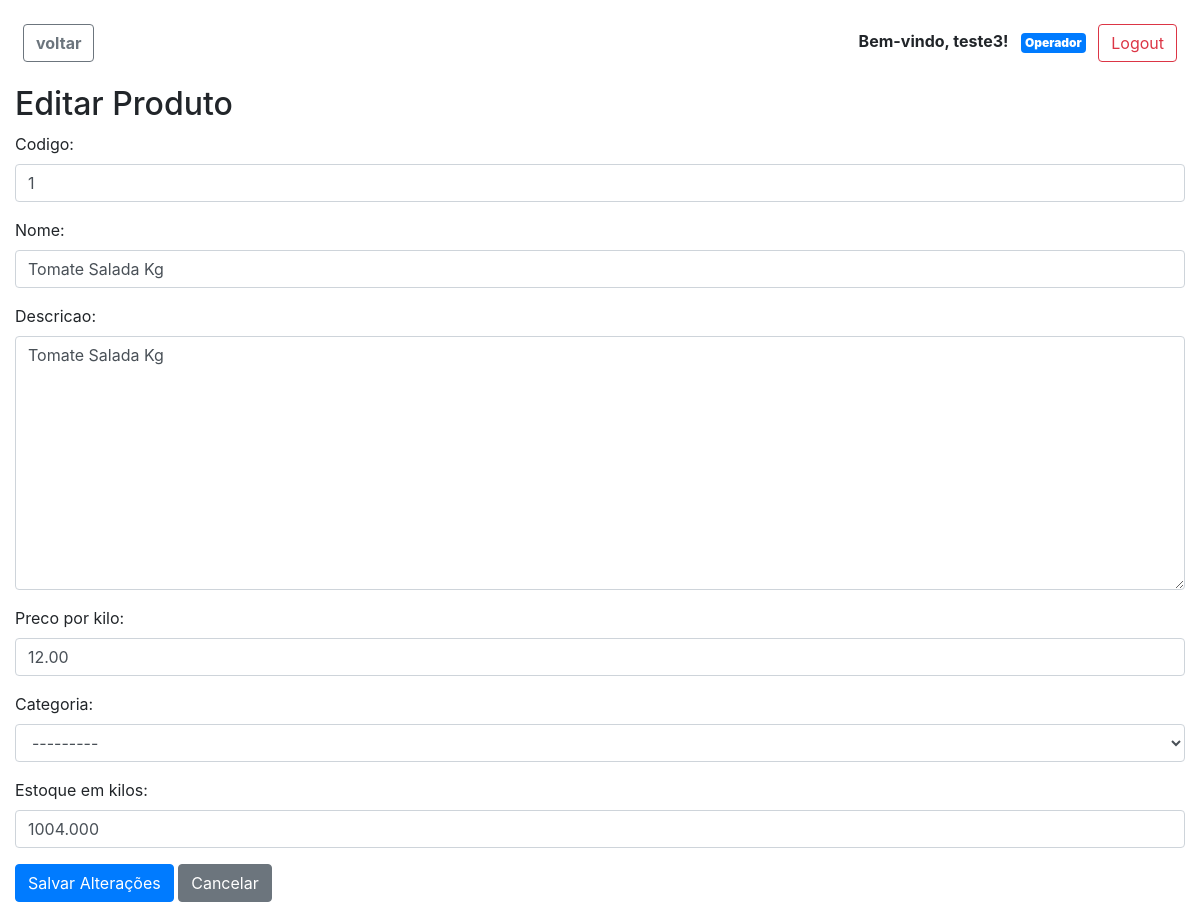
Page /pdvweb/produtos/1/editar/ (signed in) on the earlier database version.
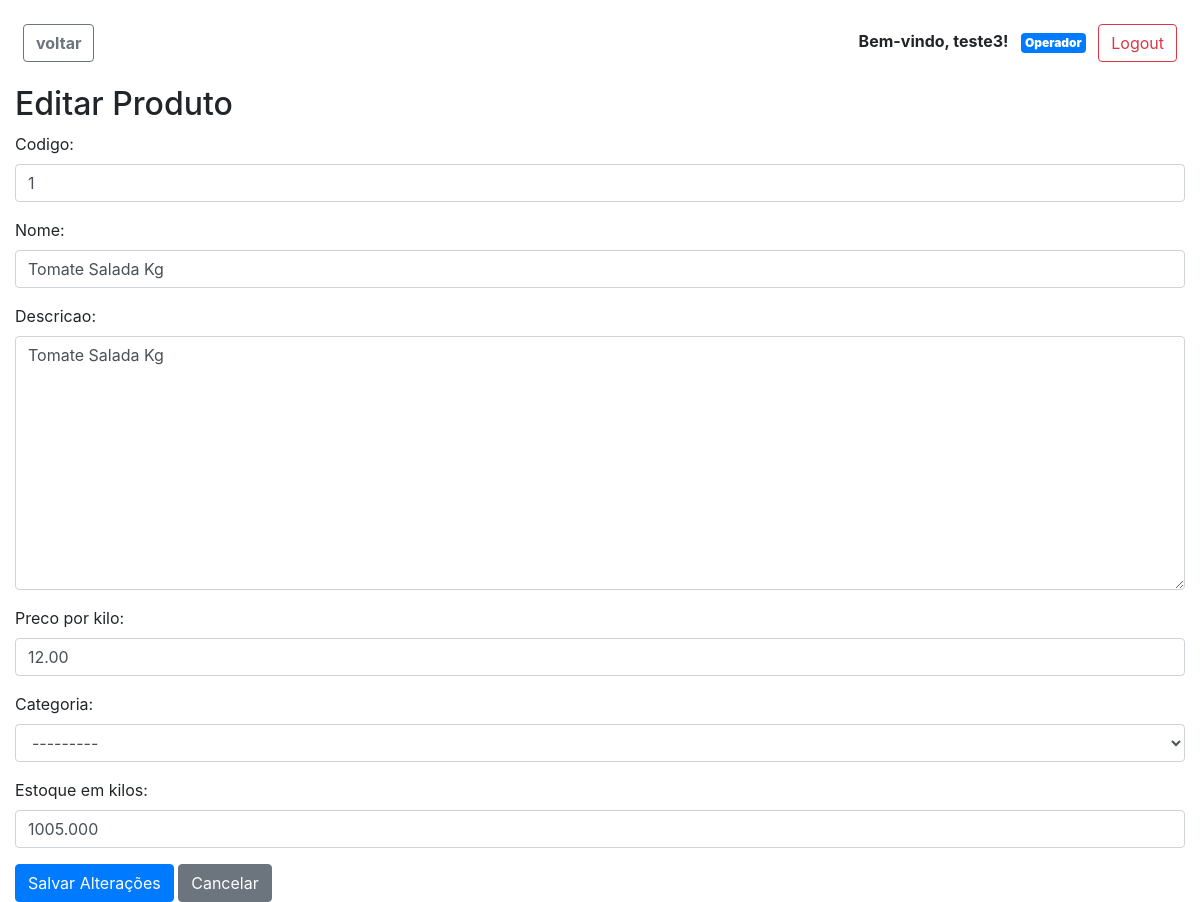
Same page on the later database version.
### pdvweb/models.py (models this page shows, shortened)
class ProdutoBase(models.Model):
    codigo = models.CharField(max_length=10, unique=False, blank=True)
    nome = models.CharField(max_length=100, unique=True)
    descricao = models.TextField(blank=True, null=True)
    categoria = models.ForeignKey(
        Categoria, on_delete=models.SET_NULL, null=True, blank=True)
    class Meta:
        abstract = True

class ProdutoPorPeso(ProdutoBase):
    preco_por_kilo = models.DecimalField(
        max_digits=10, decimal_places=2, validators=[MinValueValidator(0)])
    estoque_em_kilos = models.DecimalField(
        max_digits=10, decimal_places=3, default=0)

### pdvweb/views.py (the view, shortened to what this page needs)
@login_required
def editar_produto(request, produto_codigo):
    try:
        produto_por_quantidade = ProdutoPorQuantidade.objects.get(
            codigo=produto_codigo)
    except ProdutoPorQuantidade.DoesNotExist:
        produto_por_quantidade = None
    try:
        produto_por_peso = ProdutoPorPeso.objects.get(codigo=produto_codigo)
    except ProdutoPorPeso.DoesNotExist:
        produto_por_peso = None
    if produto_por_quantidade:
        produto = produto_por_quantidade
        form = ProdutoPorQuantidadeForm(instance=produto_por_quantidade)
    elif produto_por_peso:
        produto = produto_por_peso
        form = ProdutoPorPesoForm(instance=produto_por_peso)
    else:
        raise Http404("Produto não encontrado")
    context = {
        'form': form,
        'produto': produto,
    }
    return render(request, 'pdvweb/produto_edit.html', context)

### pdvweb/forms.py
class ProdutoPorPesoForm(forms.ModelForm):
    class Meta:
        model = ProdutoPorPeso
        fields = ['codigo', 'nome', 'descricao',
                  'preco_por_kilo', 'categoria', 'estoque_em_kilos']
        widgets = {
            'codigo': forms.TextInput(attrs={'class': 'form-control', 'placeholder': 'Código do Produto'}),
            'nome': forms.TextInput(attrs={'class': 'form-control', 'placeholder': 'Nome do Produto'}),
            'descricao': forms.Textarea(attrs={'class': 'form-control', 'placeholder': 'Descrição'}),
            'preco_por_kilo': forms.NumberInput(attrs={'class': 'form-control', 'min': 0, 'placeholder': 'Preço por Quilo'}),
            'categoria': forms.Select(attrs={'class': 'form-control', 'placeholder': 'Selecione a Categoria'}),
            'estoque_em_kilos': forms.NumberInput(attrs={'class': 'form-control', 'min': 0, 'placeholder': 'Estoque em Quilos'}),
        }

### pdvweb/templates/pdvweb/produto_edit.html (shortened to what this page needs)
{% extends 'pdvweb/base.html' %}
{% block content %}
    <h2>Editar Produto</h2>
    <form method="post">
        {% if form %}
            {{ form.as_p }}
        {% else %}
            <p>Não foi possível carregar o formulário para este produto.</p>
        {% endif %}
        <button type="submit" class="btn btn-primary">Salvar Alterações</button>
        <a href="{% url 'pdvweb:listar_produtos' %}" class="btn btn-secondary">Cancelar</a>
    </form>
{% endblock %}

Differences in the rows shown:
changed ProdutoPorPeso "Tomate Salada Kg": estoque_em_kilos "1004.000" → "1005.000"
